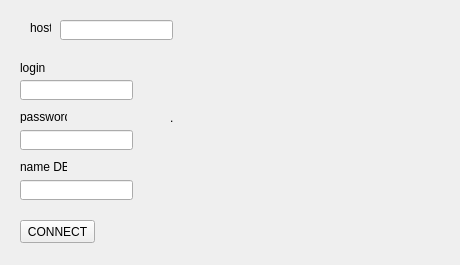
<?xml version="1.0" encoding="UTF-8"?>
<ui version="4.0">
 <class>Form</class>
 <widget class="QWidget" name="Form">
  <property name="geometry">
   <rect>
    <x>0</x>
    <y>0</y>
    <width>460</width>
    <height>265</height>
   </rect>
  </property>
  <property name="windowTitle">
   <string>Form</string>
  </property>
  <widget class="QLineEdit" name="lineHost">
   <property name="geometry">
    <rect>
     <x>60</x>
     <y>20</y>
     <width>113</width>
     <height>20</height>
    </rect>
   </property>
  </widget>
  <widget class="QLineEdit" name="lineUser">
   <property name="geometry">
    <rect>
     <x>20</x>
     <y>80</y>
     <width>113</width>
     <height>20</height>
    </rect>
   </property>
  </widget>
  <widget class="QLineEdit" name="linePass">
   <property name="geometry">
    <rect>
     <x>20</x>
     <y>130</y>
     <width>113</width>
     <height>20</height>
    </rect>
   </property>
  </widget>
  <widget class="QLineEdit" name="lineDB">
   <property name="geometry">
    <rect>
     <x>20</x>
     <y>180</y>
     <width>113</width>
     <height>20</height>
    </rect>
   </property>
  </widget>
  <widget class="QLabel" name="label">
   <property name="geometry">
    <rect>
     <x>30</x>
     <y>20</y>
     <width>21</width>
     <height>16</height>
    </rect>
   </property>
   <property name="text">
    <string>host</string>
   </property>
  </widget>
  <widget class="QLabel" name="label_2">
   <property name="geometry">
    <rect>
     <x>20</x>
     <y>60</y>
     <width>31</width>
     <height>16</height>
    </rect>
   </property>
   <property name="text">
    <string>login</string>
   </property>
  </widget>
  <widget class="QLabel" name="label_3">
   <property name="geometry">
    <rect>
     <x>20</x>
     <y>110</y>
     <width>47</width>
     <height>13</height>
    </rect>
   </property>
   <property name="text">
    <string>password</string>
   </property>
  </widget>
  <widget class="QLabel" name="label_4">
   <property name="geometry">
    <rect>
     <x>20</x>
     <y>160</y>
     <width>47</width>
     <height>13</height>
    </rect>
   </property>
   <property name="text">
    <string>name DB</string>
   </property>
  </widget>
  <widget class="QPushButton" name="ConnectButton">
   <property name="geometry">
    <rect>
     <x>20</x>
     <y>220</y>
     <width>75</width>
     <height>23</height>
    </rect>
   </property>
   <property name="text">
    <string>CONNECT</string>
   </property>
  </widget>
  <widget class="QLabel" name="ndicatorDB">
   <property name="geometry">
    <rect>
     <x>170</x>
     <y>110</y>
     <width>171</width>
     <height>16</height>
    </rect>
   </property>
   <property name="text">
    <string>.</string>
   </property>
  </widget>
 </widget>
 <resources/>
 <connections/>
</ui>
